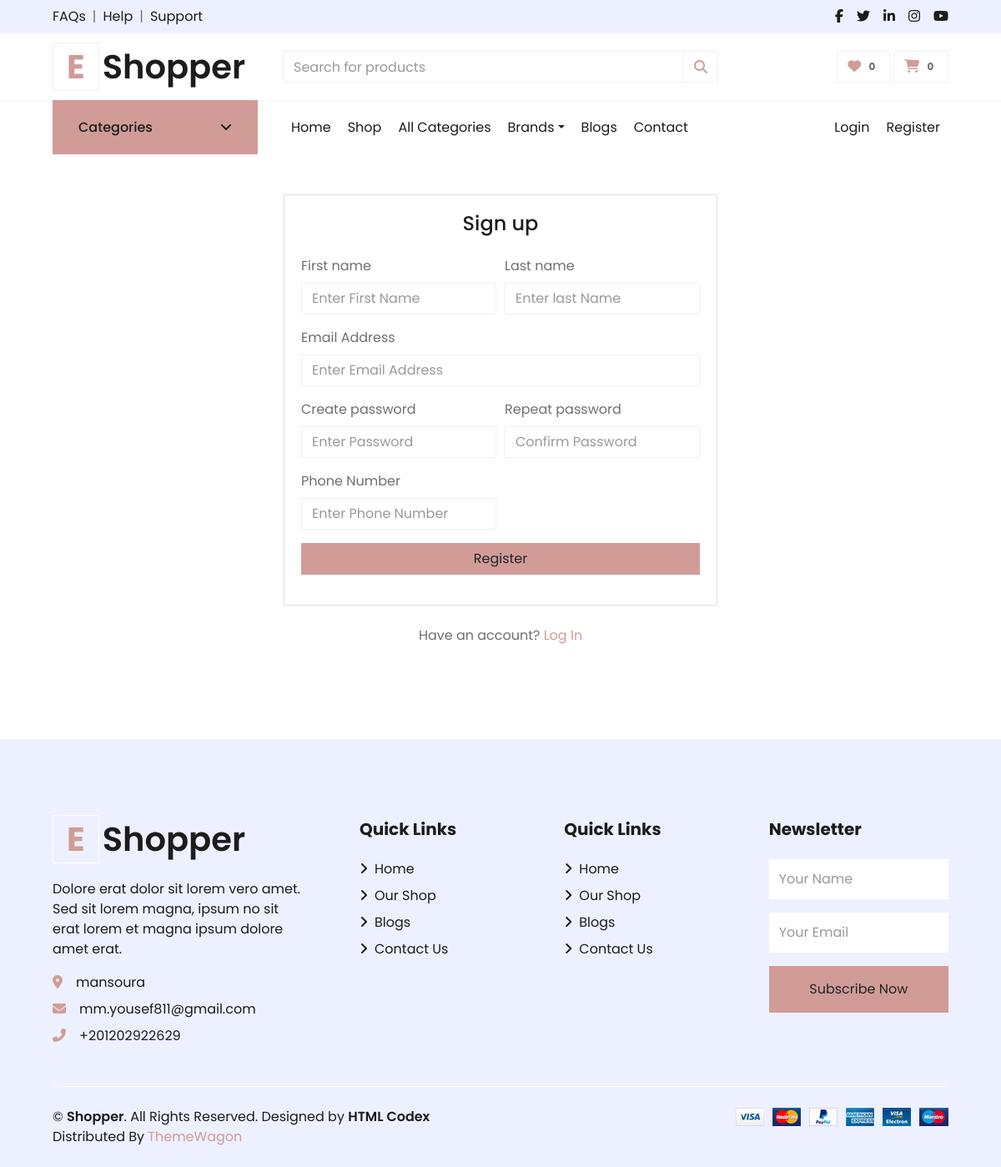
Page /accounts/register/ on the committed database.
### settings/models.py (models this page shows, shortened)
class Settings(models.Model):
    site_name = models.CharField( max_length=50)
    logo = models.ImageField( upload_to='setting/')
    phone = models.CharField( max_length=30)
    email = models.EmailField( max_length=254)
    description = models.TextField(max_length=1000)
    fb_link = models.URLField( max_length=200)
    twitter_link = models.URLField( max_length=200)
    instagram_link = models.URLField( max_length=200)
    address = models.CharField( max_length=50)
    get_in_touch = models.TextField(max_length=1000)

### accounts/views.py (the view)
# urls.py: path('register/' , views.register , name="register" ),
def register(request):
    if request.method == 'POST':
        form = RegistrationForm(request.POST)
        if form.is_valid():
            first_name = form.cleaned_data['first_name']
            last_name = form.cleaned_data['last_name']
            phone_number = form.cleaned_data['phone_number']
            email = form.cleaned_data['email']
            password = form.cleaned_data['password']
            username = email.split("@")[0]
            user = User.objects.create_user(first_name=first_name, last_name=last_name, email=email, username=username, password=password)
            user.phone_number = phone_number
            user.save()
            current_site = get_current_site(request)
            mail_subject = 'Please activate your account'
            message = render_to_string('accounts/account_verification_email.html', {
                'user': user,
                'domain': current_site,
                'uid': urlsafe_base64_encode(force_bytes(user.pk)),
                'token': default_token_generator.make_token(user),
            })
            to_email = email
            send_email = EmailMessage(mail_subject, message, to=[to_email])
            send_email.send()
            return redirect('/accounts/login/?command=verification&email='+email)
    else:
        form = RegistrationForm()
    context = {
        'form':form
    }
    return render(request,'accounts/register.html' , context)

### accounts/templates/accounts/register.html (shortened to what this page needs)
{% extends 'base.html' %}
{% load static %}
{% load django_bootstrap5 %}
{% block body %}
	<section class="section-content padding-y">
		<div class="card mx-auto" style="max-width:520px; margin-top:40px;">
			<article class="card-body">
				<header class="mb-4">
					<h4 class="card-title text-center">Sign up</h4>
				</header>
				<form method="POST" action="{% url 'register'%}">
                <div class="form-row">
                    <div class="col form-group">
                        <label>First name</label>
                        {{form.first_name}}
                    </div>
                    <div class="col form-group">
                        <label>Last name</label>
                        {{form.last_name}}
                    </div>
                </div>
                <div class="form-row">
                    <div class="form-group col-md-12">
                        <label>Email Address</label>
                        {{form.email}}
                    </div>
                </div>
                <div class="form-row">
                    <div class="form-group col-md-6">
                        <label>Create password</label>
                        {{form.password}}
                    </div>
                    <div class="form-group col-md-6">
                        <label>Repeat password</label>
                        {{form.confirm_password}}
                    </div>
                    <div class="form-group col-md-6">
                        <label>Phone Number</label>
                        {{form.phone_number}}
                    </div>
                </div>
                <div class="form-group">
                    <button type="submit" class="btn btn-primary btn-block"> Register </button>
                </div>
            </form>
			</article>
		</div>
		<p class="text-center mt-4">Have an account? <a href="{% url 'login' %}">Log In</a></p>
		<br><br>
	</section>
{% endblock body%}

### templates/base.html (shortened to what this page needs)
{% load static %}
<!DOCTYPE HTML>
<html lang="en">
<head>
    <link href="https://cdnjs.cloudflare.com/ajax/libs/font-awesome/5.10.0/css/all.min.css" rel="stylesheet">
    <link href="{% static 'lib/owlcarousel/assets/owl.carousel.min.css'%}" rel="stylesheet">
    <link href="{% static 'css/all.min.css'%}" rel="stylesheet">
    <link href="{% static 'css/style.css'%}" rel="stylesheet">
    <link href="{% static 'css/custom.css'%}" rel="stylesheet">
</head>
<body>
    <div class="container-fluid">
        <div class="row bg-secondary py-2 px-xl-5">
            <div class="col-lg-6 d-none d-lg-block">
                <div class="d-inline-flex align-items-center">
                    <a class="text-dark" href="{% url 'contact'%}">FAQs</a>
                    <span class="text-muted px-2">|</span>
                    <a class="text-dark" href="{% url 'contact'%}">Help</a>
                    <span class="text-muted px-2">|</span>
                    <a class="text-dark" href="{% url 'contact'%}">Support</a>
                </div>
            </div>
            <div class="col-lg-6 text-center text-lg-right">
                <div class="d-inline-flex align-items-center">
                    <a class="text-dark px-2" href="{{about_site.fb_link}}">
                        <i class="fab fa-facebook-f"></i>
                    </a>
                    <a class="text-dark px-2" href="{{about_site.twitter_link}}">
                        <i class="fab fa-twitter"></i>
                    </a>
                    <a class="text-dark px-2" href="">
                        <i class="fab fa-linkedin-in"></i>
                    </a>
                    <a class="text-dark px-2" href="{{about_site.instagram_link}}">
                        <i class="fab fa-instagram"></i>
                    </a>
                    <a class="text-dark pl-2" href="">
                        <i class="fab fa-youtube"></i>
                    </a>
                </div>
            </div>
        </div>
        <div class="row align-items-center py-3 px-xl-5">
            <div class="col-lg-3 d-none d-lg-block">
                <a href="/" class="text-decoration-none">
                    <h1 class="m-0 display-5 font-weight-semi-bold"><span
                            class="text-primary font-weight-bold border px-3 mr-1">E</span>{{about_site.site_name}}</h1>
                </a>
            </div>
            <div class="col-lg-6 col-6 position-relative text-left">
                <form id="searchForm" autocomplete="off" action="">
                    <div class="input-group">
                        <input type="text" id="searchInput" class="form-control" placeholder="Search for products">
                        <div class="input-group-append">
                            <span class="input-group-text bg-transparent text-primary">
                                <i class="fa fa-search"></i>
                            </span>
                        </div>
                    </div>
                </form>
            </div>
            <div class="col-lg-3 col-6 text-right">
                <a href="{% url 'favourite'%}" class="btn border">
                    <i class="fas fa-heart text-primary"></i>
                    <span class="badge">{{product_count}}</span>
                </a>
                <a href="{% url 'cart'%}" class="btn border">
                    <i class="fas fa-shopping-cart text-primary"></i>
                    <span class="badge">{{cart_counter}}</span>
                </a>
            </div>
        </div>
    </div>
    <div class="container-fluid mb-5">
        <div class="row border-top px-xl-5">
            <div class="col-lg-3 d-none d-lg-block">
                <a class="btn shadow-none d-flex align-items-center justify-content-between bg-primary text-white w-100"
                    data-toggle="collapse" href="#navbar-vertical"
                    style="height: 65px; margin-top: -1px; padding: 0 30px;">
                    <h6 class="m-0">Categories</h6>
                    <i class="fa fa-angle-down text-dark"></i>
                </a>
            </div>
            <div class="col-lg-9">
                <nav class="navbar navbar-expand-lg bg-light navbar-light py-3 py-lg-0 px-0">
                    <div class="collapse navbar-collapse justify-content-between" id="navbarCollapse">
                        <div class="navbar-nav mr-auto py-0">
                            <a href="/" class="nav-item nav-link {% if request.path == '/' %}active{% endif %}">Home</a>
                            <a href="{% url 'product_list' %}"
                                class="nav-item nav-link {% if request.path == '/products/' %}active{% endif %} ">Shop</a>
                            <a href="{% url 'categories'%}"
                                class="nav-item nav-link {% if request.path == '/products/categories/' %}active{% endif %}">All
                                Categories</a>
                            <div class="nav-item dropdown">
                                <a href="#" class="nav-link dropdown-toggle " data-toggle="dropdown">Brands</a>
                            </div>
                            <a href="{% url 'blog'%}"
                                class="nav-item nav-link  {% if request.path == '/blog/' %}active{% endif %}">Blogs</a>
                            <a href="{% url 'contact'%}"
                                class="nav-item nav-link  {% if request.path == '/contact/' %}active{% endif %}">Contact</a>
                        </div>
                        {% if user.is_authenticated %}
                        <div class="navbar-nav ml-auto py-0">
                            <a href="{% url 'profile'%}" class="nav-item nav-link">Profile</a>
                            <a href="{% url 'logout' %}" class="nav-item nav-link">Logout</a>
                        </div>
                        {% else %}
                        <div class="navbar-nav ml-auto py-0">
                            <a href="{% url 'login' %}" class="nav-item nav-link">Login</a>
                            <a href="{% url 'register' %}" class="nav-item nav-link">Register</a>
                        </div>
                        {% endif %}
                    </div>
                </nav>
            </div>
        </div>
    </div>
    {% block body %}
    {% endblock body %}
    <div class="container-fluid bg-secondary text-dark mt-5 pt-5">
        <div class="row px-xl-5 pt-5">
            <div class="col-lg-4 col-md-12 mb-5 pr-3 pr-xl-5">
                <a href="/" class="text-decoration-none">
                    <h1 class="mb-4 display-5 font-weight-semi-bold"><span
                            class="text-primary font-weight-bold border border-white px-3 mr-1">E</span>{{about_site.site_name}}
                    </h1>
                </a>
                <p>{{about_site.description}}</p>
                <p class="mb-2"><i class="fa fa-map-marker-alt text-primary mr-3"></i>{{about_site.address}}</p>
                <p class="mb-2"><i class="fa fa-envelope text-primary mr-3"></i>{{about_site.email}}</p>
                <p class="mb-0"><i class="fa fa-phone-alt text-primary mr-3"></i>{{about_site.phone}}</p>
            </div>
            <div class="col-lg-8 col-md-12">
                <div class="row">
                    <div class="col-md-4 mb-5">
                        <h5 class="font-weight-bold text-dark mb-4">Quick Links</h5>
                        <div class="d-flex flex-column justify-content-start">
                            <a class="text-dark mb-2" href="/"><i class="fa fa-angle-right mr-2"></i>Home</a>
                            <a class="text-dark mb-2" href="{% url 'product_list'%}"><i
                                    class="fa fa-angle-right mr-2"></i>Our
                                Shop</a>
                            <a class="text-dark mb-2" href="{% url 'blog'%}"><i class="fa fa-angle-right mr-2"></i>Blogs
                            </a>
                            <a class="text-dark" href="{% url 'contact'%}"><i class="fa fa-angle-right mr-2"></i>Contact
                                Us</a>
                        </div>
                    </div>
                    <div class="col-md-4 mb-5">
                        <h5 class="font-weight-bold text-dark mb-4">Quick Links</h5>
                        <div class="d-flex flex-column justify-content-start">
                            <a class="text-dark mb-2" href="/"><i class="fa fa-angle-right mr-2"></i>Home</a>
                            <a class="text-dark mb-2" href="{% url 'product_list'%}"><i
                                    class="fa fa-angle-right mr-2"></i>Our
                                Shop</a>
                            <a class="text-dark mb-2" href="{% url 'blog'%}"><i class="fa fa-angle-right mr-2"></i>Blogs
                            </a>
                            <a class="text-dark" href="{% url 'contact'%}"><i class="fa fa-angle-right mr-2"></i>Contact
                                Us</a>
                        </div>
                    </div>
                    <div id="main_form_div" class="col-md-4 mb-5">
                        <h5 class="font-weight-bold text-dark mb-4">Newsletter</h5>
                        <form id="newsletter_form" method="POST" action="{% url 'newsletter_footer'%}">
                            <div class="form-group">
                                <input type="text" class="form-control border-0 py-4" name="name"
                                    placeholder="Your Name" required="required" />
                            </div>
                            <div class="form-group">
                                <input type="email" class="form-control border-0 py-4" name="email"
                                    placeholder="Your Email" required="required" />
                            </div>
                            <div>
                                <button class="btn btn-primary btn-block border-0 py-3" type="submit">Subscribe
                                    Now</button>
                            </div>
                        </form>
                    </div>
                </div>
            </div>
        </div>
        <div class="row border-top border-light mx-xl-5 py-4">
            <div class="col-md-6 px-xl-0">
                <p class="mb-md-0 text-center text-md-left text-dark">
                    &copy; <a class="text-dark font-weight-semi-bold" href="/">{{about_site.site_name}}</a>. All Rights
                    Reserved.
                    Designed
                    by
                    <a class="text-dark font-weight-semi-bold" href="https://htmlcodex.com">HTML Codex</a><br>
                    Distributed By <a href="https://themewagon.com" target="_blank">ThemeWagon</a>
                </p>
            </div>
            <div class="col-md-6 px-xl-0 text-center text-md-right">
                <img class="img-fluid" src="{% static 'img/payments.png'%}" alt="">
            </div>
        </div>
    </div>
</body>
</html>

### rows in the picture
Settings: site_name "Shopper", description "Dolore erat dolor sit lorem vero amet. Sed sit lorem magna, ipsum no sit erat lorem et magna ipsum dolore amet erat.", address "mansoura", email "mm.yousef811@gmail.com", phone "+201202922629"

### other values in the picture
{{ product_count }} "0"
{{ cart_counter }} "0"
